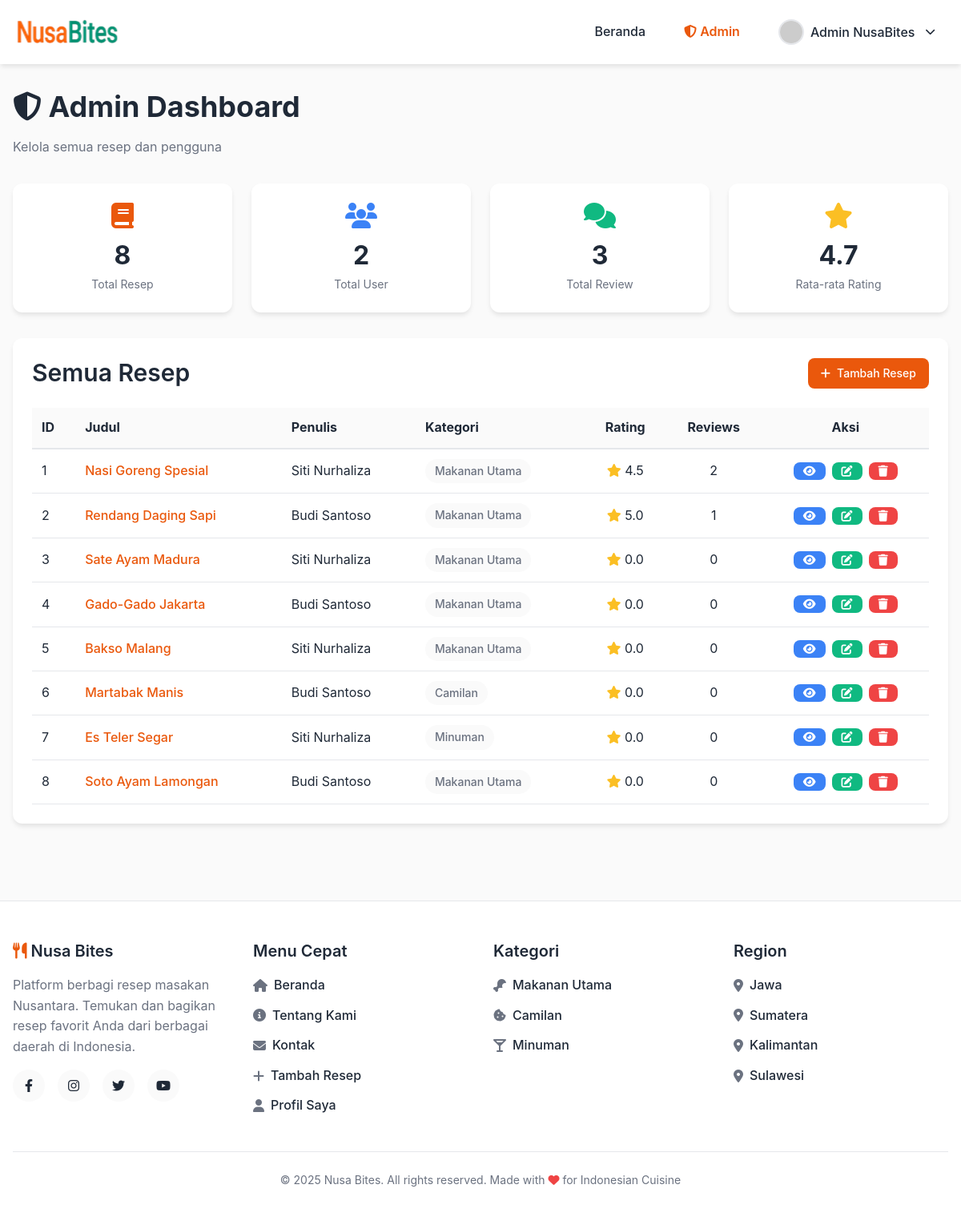
The app's page /pages/admin/admin.php (signed in) with its own data.
### tables this page shows
CREATE TABLE IF NOT EXISTS recipes (
    id INT AUTO_INCREMENT PRIMARY KEY,
    title VARCHAR(200) NOT NULL,
    description TEXT NOT NULL,
    image VARCHAR(500) DEFAULT NULL,
    author_id INT NOT NULL,
    author_name VARCHAR(100) NOT NULL,
    author_avatar VARCHAR(255) DEFAULT NULL,
    cooking_time VARCHAR(50) NOT NULL,
    servings VARCHAR(20) DEFAULT NULL,
    category VARCHAR(50) NOT NULL,
    region VARCHAR(50) NOT NULL,
    rating DECIMAL(3,2) DEFAULT 0.00,
    review_count INT DEFAULT 0,
    ingredients TEXT NOT NULL,
    steps TEXT NOT NULL,
    created_at TIMESTAMP DEFAULT CURRENT_TIMESTAMP,
    updated_at TIMESTAMP DEFAULT CURRENT_TIMESTAMP ON UPDATE CURRENT_TIMESTAMP,
    FOREIGN KEY (author_id) REFERENCES users(id) ON DELETE CASCADE,
    INDEX idx_category (category),
    INDEX idx_region (region),
    INDEX idx_rating (rating)
);

### config/functions.php (called while the page is built, shortened)
<?php
function isLoggedIn()
{
    return isset($_SESSION['user_id']);
}
function getCurrentUser()
{
    return [
        'id' => $_SESSION['user_id'],
        'name' => $_SESSION['user_name'],
        'email' => $_SESSION['user_email'],
        'role' => $_SESSION['user_role'],
        'avatar' => $_SESSION['user_avatar']
    ];
}
function isActivePage($pageName)
{
    $currentPage = basename($_SERVER['PHP_SELF']);
    return $currentPage === $pageName ? 'active' : '';
}

### pages/admin/admin.php (the view, shortened to what this page needs)
<?php
require_once '../../config/functions.php';
$user = getCurrentUser();
$conn = getDBConnection();
$stmt = $conn->prepare("SELECT r.*,
                        (SELECT COUNT(*) FROM reviews WHERE recipe_id = r.id) as actual_review_count,
                        (SELECT AVG(rating) FROM reviews WHERE recipe_id = r.id) as actual_rating
                        FROM recipes r ORDER BY r.created_at DESC");
$stmt->execute();
$recipes = $stmt->get_result()->fetch_all(MYSQLI_ASSOC);
$statsQuery = "SELECT
                (SELECT COUNT(*) FROM recipes) as total_recipes,
                (SELECT COUNT(*) FROM users WHERE role = 'user') as total_users,
                (SELECT COUNT(*) FROM reviews) as total_reviews,
                (SELECT AVG(rating) FROM reviews) as avg_rating";
$statsResult = $conn->query($statsQuery);
$stats = $statsResult->fetch_assoc();
?>
<!DOCTYPE html>
<html lang="id">
<head>
    <link rel="stylesheet" href="../../assets/css/style.css">
    <link rel="stylesheet" href="https://cdnjs.cloudflare.com/ajax/libs/font-awesome/6.4.0/css/all.min.css">
</head>
<body>
    <header class="header">
        <div class="container header-content">
            <a href="../../index.php" class="logo">
                <img src="../../assets/images/logo.png" alt="NusaBites Logo" style="height: 40px;">
            </a>
            <nav class="nav-links">
                <a href="../../index.php" class="<?php echo isActivePage('index.php'); ?>">Beranda</a>
                <a href="admin.php" class="<?php echo isActivePage('admin.php'); ?>"><i class="fas fa-shield-alt"></i> Admin</a>
                <div class="profile-dropdown">
                    <button class="user-profile-btn" onclick="toggleProfileDropdown(event)">
                        <?php
                        $navAvatar = $user['avatar'];
                        ?>
                        <?php if (!empty($navAvatar)): ?>
                            <img src="<?php echo htmlspecialchars($navAvatar); ?>"
                                alt="<?php echo htmlspecialchars($user['name']); ?>"
                                class="avatar">
                        <?php else: ?>
                            <i class="fas fa-user-circle" style="font-size: 1.5rem;"></i>
                        <?php endif; ?>
                        <span><?php echo htmlspecialchars($user['name']); ?></span>
                        <i class="fas fa-chevron-down" style="font-size: 0.8rem; margin-left: 0.3rem;"></i>
                    </button>
                </div>
            </nav>
        </div>
    </header>
    <div class="container" style="padding: 2rem 1rem;">
        <div style="margin-bottom: 2rem;">
            <h1><i class="fas fa-shield-alt"></i> Admin Dashboard</h1>
            <p class="text-gray">Kelola semua resep dan pengguna</p>
        </div>
        <div style="display: grid; grid-template-columns: repeat(4, 1fr); gap: 1.5rem; margin-bottom: 2rem;">
            <div class="card" style="padding: 1.5rem; text-align: center;">
                <i class="fas fa-book" style="font-size: 2rem; color: var(--color-primary); margin-bottom: 0.5rem;"></i>
                <div style="font-size: 2rem; font-weight: 700; color: var(--color-text-dark);"><?php echo $stats['total_recipes']; ?></div>
                <div class="text-gray text-sm">Total Resep</div>
            </div>
            <div class="card" style="padding: 1.5rem; text-align: center;">
                <i class="fas fa-users" style="font-size: 2rem; color: #3b82f6; margin-bottom: 0.5rem;"></i>
                <div style="font-size: 2rem; font-weight: 700; color: var(--color-text-dark);"><?php echo $stats['total_users']; ?></div>
                <div class="text-gray text-sm">Total User</div>
            </div>
            <div class="card" style="padding: 1.5rem; text-align: center;">
                <i class="fas fa-comments" style="font-size: 2rem; color: #10b981; margin-bottom: 0.5rem;"></i>
                <div style="font-size: 2rem; font-weight: 700; color: var(--color-text-dark);"><?php echo $stats['total_reviews']; ?></div>
                <div class="text-gray text-sm">Total Review</div>
            </div>
            <div class="card" style="padding: 1.5rem; text-align: center;">
                <i class="fas fa-star" style="font-size: 2rem; color: #fbbf24; margin-bottom: 0.5rem;"></i>
                <div style="font-size: 2rem; font-weight: 700; color: var(--color-text-dark);"><?php echo number_format($stats['avg_rating'], 1); ?></div>
                <div class="text-gray text-sm">Rata-rata Rating</div>
            </div>
        </div>
        <div class="card" style="padding: 1.5rem;">
            <div style="display: flex; justify-content: space-between; align-items: center; margin-bottom: 1.5rem;">
                <h2 style="margin: 0;">Semua Resep</h2>
                <a href="../recipe/add_recipe.php" class="btn btn-primary btn-sm">
                    <i class="fas fa-plus"></i> Tambah Resep
                </a>
            </div>
            <div style="overflow-x: auto;">
                <table style="width: 100%; border-collapse: collapse;">
                    <thead>
                        <tr style="background: var(--color-bg-light); border-bottom: 2px solid var(--color-border);">
                            <th style="padding: 0.75rem; text-align: left;">ID</th>
                            <th style="padding: 0.75rem; text-align: left;">Judul</th>
                            <th style="padding: 0.75rem; text-align: left;">Penulis</th>
                            <th style="padding: 0.75rem; text-align: left;">Kategori</th>
                            <th style="padding: 0.75rem; text-align: center;">Rating</th>
                            <th style="padding: 0.75rem; text-align: center;">Reviews</th>
                            <th style="padding: 0.75rem; text-align: center;">Aksi</th>
                        </tr>
                    </thead>
                    <tbody>
                        <?php foreach ($recipes as $recipe): ?>
                            <tr style="border-bottom: 1px solid var(--color-border);">
                                <td style="padding: 0.75rem;"><?php echo $recipe['id']; ?></td>
                                <td style="padding: 0.75rem;">
                                    <a href="../recipe/recipe_detail.php?id=<?php echo $recipe['id']; ?>" style="color: var(--color-primary); text-decoration: none; font-weight: 500;">
                                        <?php echo htmlspecialchars($recipe['title']); ?>
                                    </a>
                                </td>
                                <td style="padding: 0.75rem;"><?php echo htmlspecialchars($recipe['author_name']); ?></td>
                                <td style="padding: 0.75rem;">
                                    <span class="badge badge-secondary"><?php echo htmlspecialchars($recipe['category']); ?></span>
                                </td>
                                <td style="padding: 0.75rem; text-align: center;">
                                    <i class="fas fa-star" style="color: #fbbf24;"></i>
                                    <?php echo $recipe['actual_review_count'] > 0 ? number_format($recipe['actual_rating'], 1) : '0.0'; ?>
                                </td>
                                <td style="padding: 0.75rem; text-align: center;"><?php echo $recipe['actual_review_count']; ?></td>
                                <td style="padding: 0.75rem; text-align: center;">
                                    <div style="display: flex; gap: 0.5rem; justify-content: center;">
                                        <a href="../recipe/recipe_detail.php?id=<?php echo $recipe['id']; ?>"
                                            class="btn btn-sm"
                                            style="background: #3b82f6; color: white; padding: 0.25rem 0.75rem;">
                                            <i class="fas fa-eye"></i>
                                        </a>
                                        <a href="../recipe/edit_recipe.php?id=<?php echo $recipe['id']; ?>"
                                            class="btn btn-sm"
                                            style="background: #10b981; color: white; padding: 0.25rem 0.75rem;">
                                            <i class="fas fa-edit"></i>
                                        </a>
                                        <button onclick="confirmDelete(<?php echo $recipe['id']; ?>)"
                                            class="btn btn-sm"
                                            style="background: #ef4444; color: white; padding: 0.25rem 0.75rem; border: none; cursor: pointer;">
                                            <i class="fas fa-trash"></i>
                                        </button>
                                    </div>
                                </td>
                            </tr>
                        <?php endforeach; ?>
                    </tbody>
                </table>
            </div>
        </div>
    </div>
    <?php include '../../includes/footer.php'; ?>
</body>
</html>

### assets/css/style.css (style rules this page uses)
* { margin: 0; padding: 0; box-sizing: border-box; }
:root { --color-primary: #ea580c; --color-primary-dark: #c2410c; --color-secondary: #000000ff; --color-bg-light: #fafafa; --color-bg-white: #ffffff; --color-text-dark: #1f2937; --color-text-gray: #6b7280; --color-text-light: #9ca3af; --color-border: #e5e7eb; --color-success: #10b981; --color-error: #ef4444; --color-warning: #f59e0b; --shadow-sm: 0 1px 2px 0 rgba(0, 0, 0, 0.05); --shadow-md: 0 4px 6px -1px rgba(0, 0, 0, 0.1); --shadow-lg: 0 10px 15px -3px rgba(0, 0, 0, 0.1); --shadow-xl: 0 20px 25px -5px rgba(0, 0, 0, 0.1); }
body { font-family: -apple-system, BlinkMacSystemFont, "Segoe UI", Roboto, "Helvetica Neue", Arial, sans-serif; background-color: var(--color-bg-light); color: var(--color-text-dark); line-height: 1.6; }
h1 { font-size: 2.25rem; font-weight: 700; margin-bottom: 1rem; line-height: 1.2; }
h2 { font-size: 1.875rem; font-weight: 600; margin-bottom: 0.75rem; line-height: 1.3; }
p { margin-bottom: 1rem; }
.container { max-width: 1280px; margin: 0 auto; padding: 0 1rem; }
.header { background: white; color: var(--color-text-dark); padding: 1rem 0; box-shadow: var(--shadow-md); position: sticky; top: 0; z-index: 100; }
.header-content { display: flex; justify-content: space-between; align-items: center; gap: 2rem; }
.logo { display: flex; align-items: center; gap: 0.75rem; text-decoration: none; color: var(--color-primary); font-size: 1.5rem; font-weight: 700; }
.nav-links { display: flex; gap: 1rem; align-items: center; list-style: none; }
.nav-links a { color: var(--color-text-dark); text-decoration: none; padding: 0.5rem 1rem; border-radius: 0.375rem; transition: all 0.2s; font-weight: 500; }
.nav-links a.active { color: var(--color-primary); font-weight: 600; }
.btn { display: inline-flex; align-items: center; justify-content: center; gap: 0.5rem; padding: 0.75rem 1.5rem; border: none; border-radius: 0.5rem; font-size: 1rem; font-weight: 500; cursor: pointer; transition: all 0.2s; text-decoration: none; }
.btn-primary { background-color: var(--color-primary); color: white; }
.btn-sm { padding: 0.5rem 1rem; font-size: 0.875rem; }
.card { background-color: white; border-radius: 0.75rem; box-shadow: var(--shadow-md); overflow: hidden; transition: all 0.3s; }
.badge { display: inline-flex; align-items: center; padding: 0.25rem 0.75rem; border-radius: 9999px; font-size: 0.875rem; font-weight: 500; }
.badge-secondary { background-color: var(--color-bg-light); color: var(--color-text-gray); }
.text-sm { font-size: 0.875rem; }
.text-gray { color: var(--color-text-gray); }
.avatar { width: 2rem; height: 2rem; border-radius: 50%; object-fit: cover; border: 2px solid var(--color-border); }
.profile-dropdown { position: relative; }
.user-profile-btn { display: flex; align-items: center; gap: 0.5rem; padding: 0.5rem 1rem; border-radius: 0.375rem; transition: all 0.2s; background: transparent; border: none; color: var(--color-text-dark); font-weight: 500; font-size: 1rem; cursor: pointer; font-family: inherit; }

### records on screen
recipes: id "1", title "Nasi Goreng Spesial", author_name "Siti Nurhaliza", category "Makanan Utama", actual_rating "4.5", actual_review_count "2"
recipes: id "2", title "Rendang Daging Sapi", author_name "Budi Santoso", category "Makanan Utama", actual_rating "5.0", actual_review_count "1"
recipes: id "3", title "Sate Ayam Madura", author_name "Siti Nurhaliza", category "Makanan Utama", shows "0.0", actual_review_count "0"
recipes: id "4", title "Gado-Gado Jakarta", author_name "Budi Santoso", category "Makanan Utama", shows "0.0", actual_review_count "0"
recipes: id "5", title "Bakso Malang", author_name "Siti Nurhaliza", category "Makanan Utama", shows "0.0", actual_review_count "0"
recipes: id "6", title "Martabak Manis", author_name "Budi Santoso", category "Camilan", shows "0.0", actual_review_count "0"
recipes: id "7", title "Es Teler Segar", author_name "Siti Nurhaliza", category "Minuman", shows "0.0", actual_review_count "0"
recipes: id "8", title "Soto Ayam Lamongan", author_name "Budi Santoso", category "Makanan Utama", shows "0.0", actual_review_count "0"

### other values on screen
$user['name'] "Admin NusaBites"
$stats['total_recipes'] "8"
$stats['total_users'] "2"
$stats['total_reviews'] "3"
$stats['avg_rating'] "4.7"
